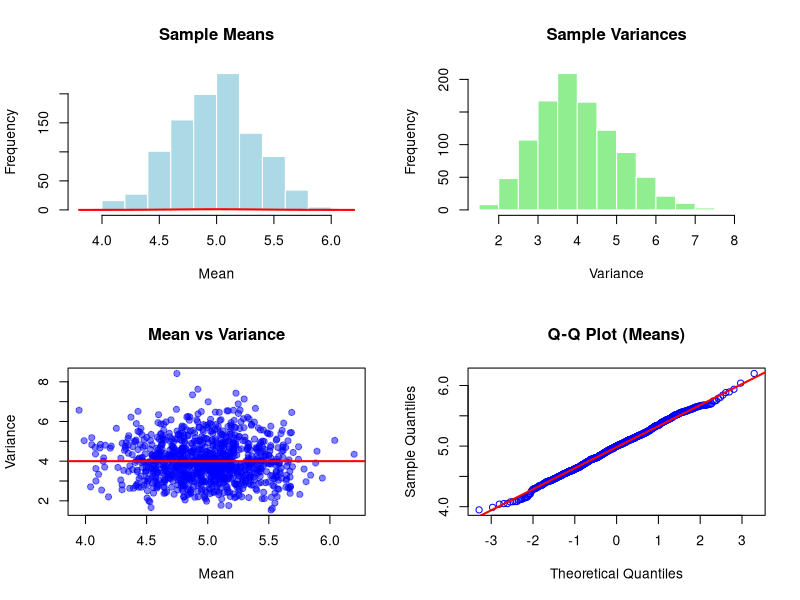

Here is the R script that generated this plot:
# Lab 1: Verification of Fisher’s Lemma (Independence of Mean & Variance)

set.seed(123)
mu <- 5; sigma <- 2; n <- 30; N_sim <- 1000

res <- replicate(N_sim, {
  x <- rnorm(n, mu, sigma)
  c(mean(x), var(x))
})
sample_means <- res[1, ]
sample_vars  <- res[2, ]

cat("Correlation between sample mean and variance:", cor(sample_means, sample_vars), "\n")

par(mfrow = c(2,2))

hist(sample_means, col="lightblue", main="Sample Means", xlab="Mean", border="white")
curve(dnorm(x, mu, sigma/sqrt(n)), add=TRUE, col="red", lwd=2)

hist(sample_vars, col="lightgreen", main="Sample Variances", xlab="Variance", border="white")

plot(sample_means, sample_vars, pch=19, col=rgb(0,0,1,0.5),
     main="Mean vs Variance", xlab="Mean", ylab="Variance")
abline(h=sigma^2, col="red", lwd=2)

qqnorm(sample_means, col="blue", main="Q-Q Plot (Means)")
qqline(sample_means, col="red", lwd=2)
